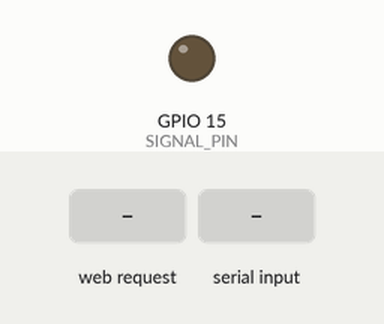
Bench run of a sketch on a simulated ESP32. Shown: output pins drawn as LEDs (lit = HIGH). The inputs (shaded band) are chosen by the test bench. WiFi joins after 1.5 s; servers stay silent unless stated; what the sketch prints to the serial monitor is not drawn.

Above: at 2.7 s.
2.8 s: HTTP request GET /start received
At 3.5 s:
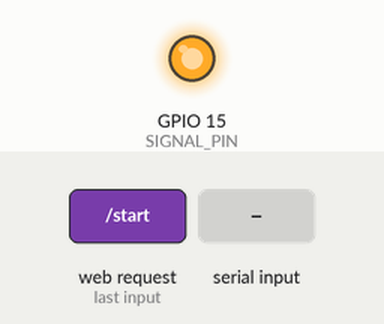
4.3 s: "Error\n" received over the second serial link
At 4.7 s:
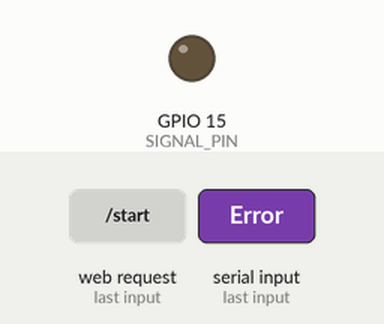
Timing chart, 0 to 7.3 s (numbered marks = the images above; inputs shaded):
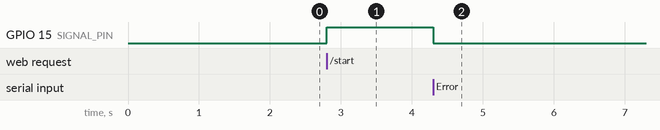

Measured:
- after the input at 2.8 s, GPIO 15 (SIGNAL_PIN): LOW → HIGH at once
- after the input at 4.3 s, GPIO 15 (SIGNAL_PIN): HIGH → LOW at once

The sketch:

ESP32_UART_Bridge.ino
```cpp
#include <WiFi.h>
#include <WebServer.h>

// ==========================================
// 🔧 CONFIGURATION SECTION
// ==========================================
const char* ssid = "wifi";
const char* password = "0987654321";

WebServer server(80);

// ESP32 Hardware Serial 2 pins for communicating with STM32
#define RXD2 16  // RX0 is GPIO 3
#define TXD2 17  // TX0 is GPIO 1

// Physical GPIO pin to signal STM32 when charging starts
const int SIGNAL_PIN = 15; // Change to any available GPIO pin you prefer (e.g., 4 = D4)

// Buffer to store the latest JSON data coming from STM32 UART
String latestTelemetry = "{\"power_kW\":0, \"voltage\":0, \"current\":0, \"energyConsumed_kWh\":0}";

// Variables for parsing STM32 strings
float current_V = 0.0;
float current_I = 0.0;
float current_SOC = 0.0;

// Variables for calculating energy
float chargerEfficiency = 0.92; // Set charger efficiency (92% as default)
bool chargingActive = false;
unsigned long startTime = 0;

void setup() {
  Serial.begin(115200);   // Debugging to your PC

  // STM32 UART Communication Setup
  Serial2.begin(115200, SERIAL_8N1, RXD2, TXD2);

  // Set up the signal pin
  pinMode(SIGNAL_PIN, OUTPUT);
  digitalWrite(SIGNAL_PIN, LOW); // Start with signal OFF

  Serial.println("Starting ESP32 UART Bridge...");

  // Connect to Wi-Fi
  WiFi.begin(ssid, password);
  while (WiFi.status() != WL_CONNECTED) {
    delay(500);
    Serial.print(".");
  }

  Serial.println("\n✅ WiFi connected!");
  Serial.print("⚡ IP Address: ");
  Serial.println(WiFi.localIP());

  // Backend Endpoints
  server.on("/start", handleStart);
  server.on("/stop", handleStop);
  server.on("/live-data", handleLiveData);

  server.begin();
}

void loop() {
  // 1. Listen for HTTP commands from Node.js
  server.handleClient();

  // 2. Continually listen for UART data coming from STM32
  if (Serial2.available()) {
    String incoming = Serial2.readStringUntil('\n');  // STM32 sends data ending with \n
    incoming.trim();

    if (incoming.length() > 0) {
      // Serial.println("STM32: " + incoming); // Uncomment for debugging

      // If STM32 sends JSON (fallback format)
      if (incoming.startsWith("{")) {
         latestTelemetry = incoming;
      }
      else {
        // Handle Error from STM32 first
        if (incoming.startsWith("Error")) {
          chargingActive = false;
          digitalWrite(SIGNAL_PIN, LOW);
          Serial2.println("CMD:STOP"); // Signal STM32 to stop just in case
          Serial.println("❌ Received Error from STM32, FORCE STOP.");

          // Append fault state to the most recent telemetry JSON
          latestTelemetry.replace("}", ", \"fault\":\"HARDWARE_CAN_ERROR\"}");
          return; // Skip rest of parsing
        }

        // Parse Voltage & Current: "V: 400.00 V, I: 10.00 A"
        if (incoming.startsWith("V:")) {
          int vIndex = incoming.indexOf("V: ") + 3;
          int vEnd = incoming.indexOf(" V,");
          int iIndex = incoming.indexOf("I: ") + 3;
          int iEnd = incoming.indexOf(" A");

          if (vIndex > 2 && vEnd > vIndex && iIndex > 2 && iEnd > iIndex) {
            current_V = incoming.substring(vIndex, vEnd).toFloat();
            current_I = incoming.substring(iIndex, iEnd).toFloat();
          }
        }
        // Parse SOC: "SOC: 85.00 %"
        else if (incoming.startsWith("SOC:")) {
          int socInd = incoming.indexOf("SOC: ") + 5;
          int socEnd = incoming.indexOf(" %");
          if (socInd > 4 && socEnd > socInd) {
            current_SOC = incoming.substring(socInd, socEnd).toFloat();
          }
        }

        // Calculate power ( factoring in charger efficiency )
        float outputPower_kW = (current_V * current_I) / 1000.0;
        float inputPower_kW = outputPower_kW / chargerEfficiency;

        // Calculate energy drawn from the grid
        float energyConsumed_kWh = 0.0;
        unsigned long durationSecs = 0;
        if (chargingActive) {
           durationSecs = (millis() - startTime) / 1000;
           energyConsumed_kWh = (durationSecs / 3600.0) * inputPower_kW;
        }

        // Reconstruct the JSON format string that the Node.js backend expects
        latestTelemetry = "{";
        latestTelemetry += "\"voltage\":" + String(current_V, 2) + ",";
        latestTelemetry += "\"current\":" + String(current_I, 2) + ",";
        latestTelemetry += "\"power_kW\":" + String(inputPower_kW, 2) + ",";
        latestTelemetry += "\"soc\":" + String(current_SOC, 2) + ",";
        latestTelemetry += "\"timeElapsed_sec\":" + String(durationSecs) + ",";
        latestTelemetry += "\"energyConsumed_kWh\":" + String(energyConsumed_kWh, 4);
        latestTelemetry += "}";
      }
    }
  }
}

// ------------------------------------------
// API ENDPOINTS (Node.js -> ESP32 -> STM32)
// ------------------------------------------

void handleStart() {
  chargingActive = true;
  startTime = millis();

  // Turn ON the physical GPIO signal pin to STM32
  digitalWrite(SIGNAL_PIN, HIGH);

  // Command STM32 to pull-in the Economizer Circuit Contactor
  Serial2.println("CMD:START");
  Serial.println("Sent START to STM32, Set SIGNAL_PIN HIGH");

  server.send(200, "application/json", "{\"message\": \"Started\"}");
}

void handleStop() {
  chargingActive = false;

  // Turn OFF the physical GPIO signal pin to STM32
  digitalWrite(SIGNAL_PIN, LOW);

  // Command STM32 to drop the Economizer Contactor
  Serial2.println("CMD:STOP");
  Serial.println("Sent STOP to STM32, Set SIGNAL_PIN LOW");

  // Wait briefly for STM32 to process
  delay(200);

  // Read any pending data so the final telemetry JSON is somewhat accurate
  while(Serial2.available()){
      String finalData = Serial2.readStringUntil('\n');
      finalData.trim();
      // We will rely on latestTelemetry that was constructed in the loop
  }

  // Forward the final JSON string back to the Node.js Backend
  server.send(200, "application/json", latestTelemetry);
}

void handleLiveData() {
  // Forward the latest parsed battery CAN metrics from STM32 to Node.js Backend
  server.send(200, "application/json", latestTelemetry);
}
```
